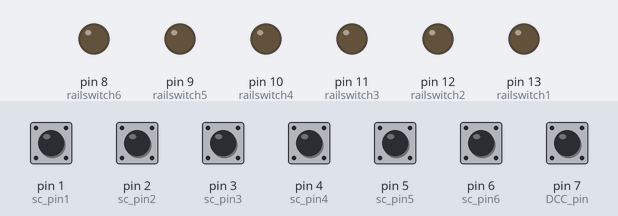
The sketch below on a simulated Arduino Uno, built with avr-gcc and run on an emulated ATmega328P. Parts: output pins drawn as LEDs (lit = HIGH). Inputs (shaded band) come from the test bench; at power-on: pin 1 (sc_pin1), pin 2 (sc_pin2), pin 3 (sc_pin3), pin 4 (sc_pin4), pin 5 (sc_pin5), pin 6 (sc_pin6), pin 7 (DCC_pin) HIGH.

Above: at 1.2 s.
1.3 s: pin 7 (DCC_pin) pulled LOW for 0.15 s
At 2.8 s:
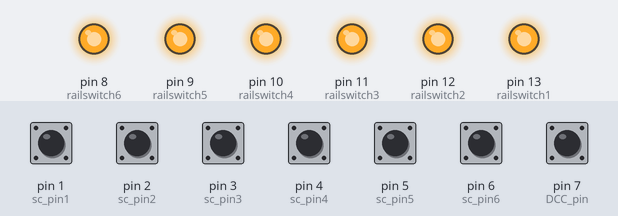
Timing chart, 0 to 4.3 s (numbered marks = the images above; inputs shaded):
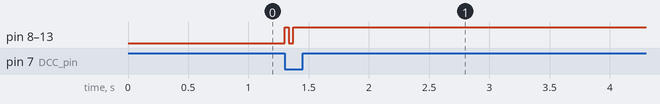

The sketch:

rcu_3_rail_switch.ino
```cpp
// sketch to detect a shortcircuit on the second rail
// of a 3-rail H0 layout, then switch off the DCC signal
// to that rail.
// Rail layout (Marklin K-rail):
// ________ (first rail)
// . . . .  (middle contact)
// ________ (second rail)

int DCC_count = 0;  // counter for number of flanks
int max_flanks = 120;  // number of flanks to count before trying
int DCC_debounce = 8;  // number of tries to make sure we are on a positive flank
int DCC_pin = 7;  // sensor pin for digital signal (LOW = positive signal)
int rail_number = 1; // counter for which rail to test

// rail 1 connections
int sc_pin1 = 1;  // sensor pin for short circuit (HIGH = shortcircuit)
int railswitch1 = 13;  // output pin to switch off rail (HIGH = switch off)

// rail 2 connections
int sc_pin2 = 2;  // sensor pin for short circuit (HIGH = shortcircuit)
int railswitch2 = 12;  // output pin to switch off rail (HIGH = switch off)

// rail 3 connections
int sc_pin3 = 3;  // sensor pin for short circuit (HIGH = shortcircuit)
int railswitch3 = 11;  // output pin to switch off rail (HIGH = switch off)

// rail 4 connections
int sc_pin4 = 4;  // sensor pin for short circuit (HIGH = shortcircuit)
int railswitch4 = 10;  // output pin to switch off rail (HIGH = switch off)

// rail 5 connections
int sc_pin5 = 5;  // sensor pin for short circuit (HIGH = shortcircuit)
int railswitch5 = 9;  // output pin to switch off rail (HIGH = switch off)

// rail 6 connections
int sc_pin6 = 6;  // sensor pin for short circuit (HIGH = shortcircuit)
int railswitch6 = 8;  // output pin to switch off rail (HIGH = switch off)

void setup()
{

  pinMode(DCC_pin, INPUT_PULLUP);      // DCC signal, low = positive flank

  pinMode(sc_pin1, INPUT_PULLUP);       // Signal on 2nd rail, high = no signal
  pinMode(railswitch1, OUTPUT);          // Output to opto to switch off signal to 2nd rail
  digitalWrite(railswitch1, LOW);       // Default is to switch off signal

  pinMode(sc_pin2, INPUT_PULLUP);       // Signal on 2nd rail, high = no signal
  pinMode(railswitch2, OUTPUT);          // Output to opto to switch off signal to 2nd rail
  digitalWrite(railswitch2, LOW);       // Default is to switch off signal

  pinMode(sc_pin3, INPUT_PULLUP);       // Signal on 2nd rail, high = no signal
  pinMode(railswitch3, OUTPUT);          // Output to opto to switch off signal to 2nd rail
  digitalWrite(railswitch3, LOW);       // Default is to switch off signal

  pinMode(sc_pin4, INPUT_PULLUP);       // Signal on 2nd rail, high = no signal
  pinMode(railswitch4, OUTPUT);          // Output to opto to switch off signal to 2nd rail
  digitalWrite(railswitch4, LOW);       // Default is to switch off signal

  pinMode(sc_pin5, INPUT_PULLUP);       // Signal on 2nd rail, high = no signal
  pinMode(railswitch5, OUTPUT);          // Output to opto to switch off signal to 2nd rail
  digitalWrite(railswitch5, LOW);       // Default is to switch off signal

  pinMode(sc_pin6, INPUT_PULLUP);       // Signal on 2nd rail, high = no signal
  pinMode(railswitch6, OUTPUT);          // Output to opto to switch off signal to 2nd rail
  digitalWrite(railswitch6, LOW);       // Default is to switch off signal
}

void detectshort(int railpin, int switchpin) {
  if (digitalRead(railpin) == HIGH) {    // if no signal on rail
    if (digitalRead(DCC_pin) == LOW) {   // Are we still on the positive flank?
      if (digitalRead(railpin) == HIGH) {    // if no signal on rail
        digitalWrite(switchpin, HIGH);      // Then switch off signal to rail
      }
    }
  }
}

boolean recursedetect(int pin, int level, int expect) {
  while (level >= 0) {
    if (digitalRead(pin) == expect) {
      level -= 1;
    }
    else {
      return false;
    }
  }
  return true;
}

// Basic loop should do the following:
// detect rising flank of DCC signal: serverl polls, ca. 3 x 10ms
// detect short: if yes, turn off rail
// randomize polling in case of multiple railds
// switch on second rail
// detect shortcut; if yes, turn off second rail

void loop()
{

  // flank detection

  if (recursedetect(DCC_pin, DCC_debounce, LOW)) {
    DCC_count += 1;

    detectshort(sc_pin1, railswitch1);
    detectshort(sc_pin2, railswitch2);
    detectshort(sc_pin3, railswitch3);
    detectshort(sc_pin4, railswitch4);
    detectshort(sc_pin5, railswitch5);
    detectshort(sc_pin6, railswitch6);

    if (DCC_count >= max_flanks) {
      switch(rail_number) {
      case 1:
        digitalWrite(railswitch1, LOW);         // switch signal on to rail 1
        detectshort(sc_pin1, railswitch1);
      case 2:
        digitalWrite(railswitch2, LOW);         // switch signal on to rail 2
        detectshort(sc_pin2, railswitch2);
      case 3:
        digitalWrite(railswitch3, LOW);         // switch signal on to rail 3
        detectshort(sc_pin3, railswitch3);
      case 4:
        digitalWrite(railswitch4, LOW);         // switch signal on to rail 4
        detectshort(sc_pin4, railswitch4);
      case 5:
        digitalWrite(railswitch5, LOW);         // switch signal on to rail 5
        detectshort(sc_pin5, railswitch5);
      case 6:
        digitalWrite(railswitch6, LOW);         // switch signal on to rail 6
        detectshort(sc_pin6, railswitch6);
      default:
        rail_number = 0;
      }
      rail_number += 1;
      DCC_count = 0;
    }
  }

}
```

Measured:
- after the input at 1.3 s, pin 8 (railswitch6), pin 9 (railswitch5), pin 10 (railswitch4), pin 11 (railswitch3), pin 12 (railswitch2), pin 13 (railswitch1): LOW → HIGH at once, → LOW 0.03 s later, → HIGH 0.04 s later
